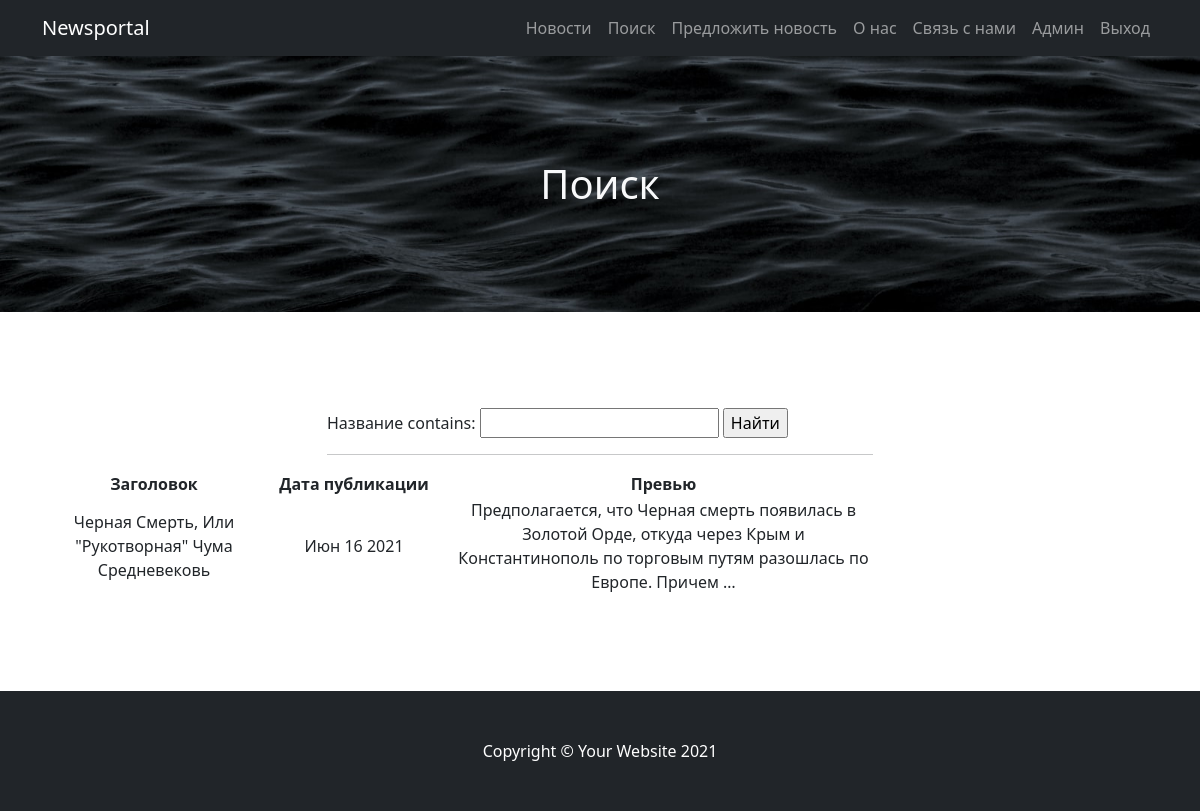
The page /news/search/ on the database as committed earlier.
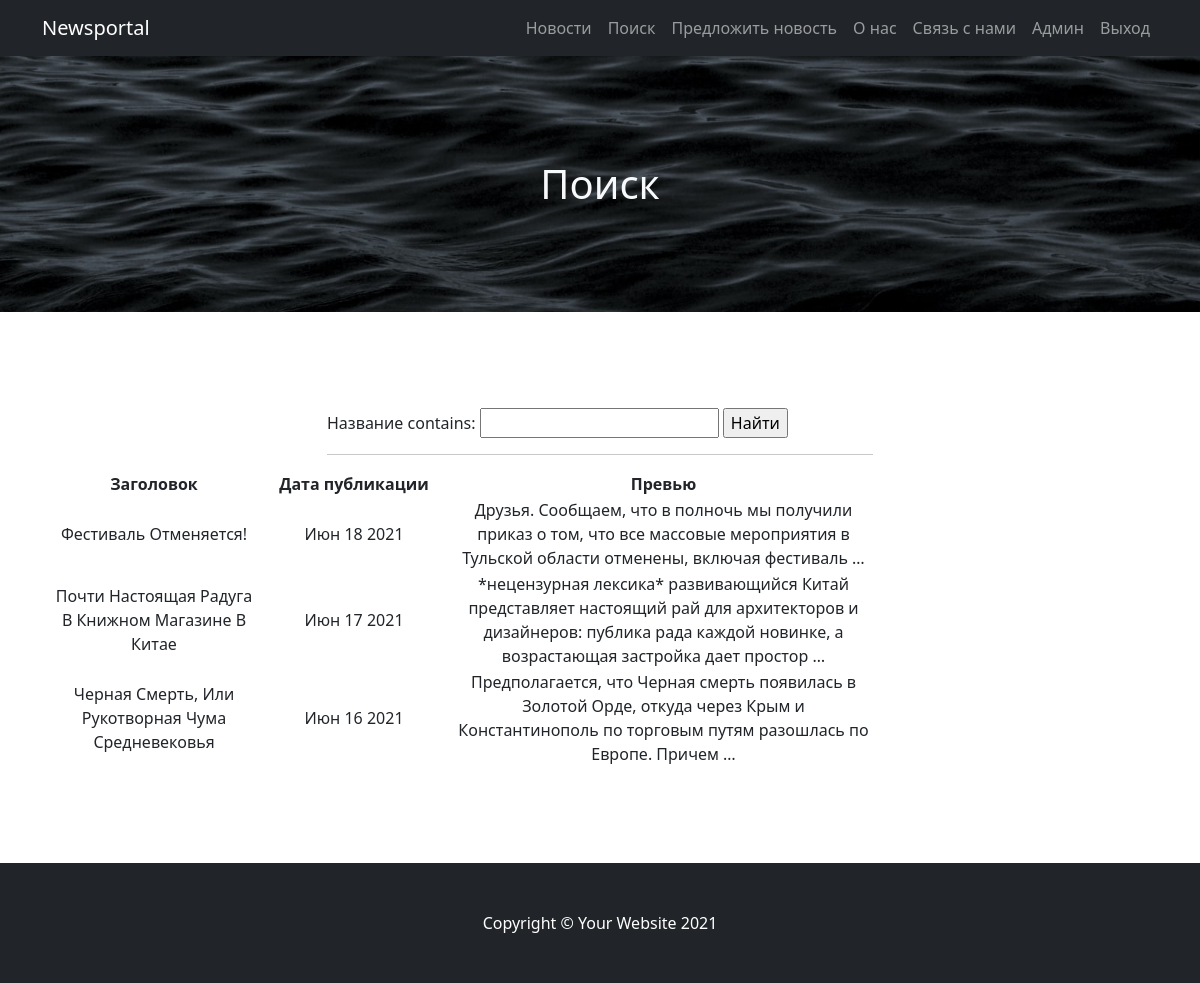
The same page on the database as committed later.
### news/models.py (models this page shows, shortened)
class Post(models.Model):  # Модель, содержащая объекты всех постов
    news = 'NW'
    article = 'AT'
    CHOICE = [
        (news, 'Новость'),
        (article, 'Статья')
    ]
    author = models.ForeignKey(Author, on_delete=models.PROTECT, verbose_name='Автор')
    kind = models.CharField(max_length=2, choices=CHOICE, default=news, verbose_name='Тип поста')
    created_at = models.DateTimeField(auto_now_add=True, verbose_name='Дата добавления')
    category = models.ManyToManyField(Category, through='PostCategory', verbose_name='Категория')
    title = models.CharField(max_length=50, verbose_name='Название')
    text = models.TextField(verbose_name='Текст')
    rating = models.IntegerField(default=0, verbose_name='Рейтинг')
    class Meta:
        verbose_name = 'Новость'
        verbose_name_plural = 'Новости'

### news/views.py (the view)
# urls.py: path('search/', PostSearch.as_view()),
class PostSearch(ListView):
    model = Post  # указываем модель, объекты которой мы будем выводить
    template_name = 'search.html'  # указываем имя шаблона, показывающий как именно выводить страницу (HTML)
    context_object_name = 'posts'  # имя списка с объектами (нужен, чтобы обратиться к нему в HTML)
    queryset = Post.objects.order_by('-created_at')  # то в каком порядке мы выводим элементы (сначала новые)
    def get_context_data(self, **kwargs):  # забираем отфильтрованные объекты
        context = super().get_context_data(**kwargs)
        context['filter'] = PostFilter(self.request.GET,
                                       queryset=self.get_queryset())  # вписываем наш фильтр в контекст
        return context

### news/templatetags/censor.py (called while the page is built)
@register.filter(name='censor')  # регистрируем фильтр как фильтр
def censor(value):
    censor_list = ['Бурно']
    if isinstance(value, str):  # проверяем, что значение - строка
        value = value.split()  # разбиваем на слова
        new_value = []
        for word in value:
            if word in censor_list:  # если слово в цензор-списке, цензурируем
                new_value += '*нецензурная лексика*' + ' '
            else:
                new_value += word + ' '
        new_value = "".join(new_value)
        return str(new_value)  # возвращаем цензурированное значение
    else:
        raise ValueError(f'Нельзя приминить этот фильтр не к строке')  # кидаем ошибку, если применяется не к строке

### templates/search.html (shortened to what this page needs)
{% extends 'flatpages/default.html' %}
{% load censor %}
{% block header %}
Поиск
{% endblock header %}
{% block content %}
<form method="GET">
    {{ filter.form }}
    <input type="submit" value="Найти">
</form>
<hr>
    {% if posts %}
        <table width="150%" align="right">
            <tr>
                <td width=200>
                    <b> Заголовок </b>
                </td>
                <td width=200>
                    <b> Дата публикации </b>
                </td>
                <td>
                    <b> Превью </b>
                </td>
            </tr>
            {% for post in filter.qs %}
            <tr>
                <td>
                    {{ post.title|title }}
                </td>
                <td>
                    {{ post.created_at|date:'M d Y' }}
                </td>
                <td>
                    {{post.text|censor|truncatewords:20}}
                </td>
            </tr>
            {% endfor %}
        </table>
    {% endif %}
{% endblock content %}

Rows that differ between the two databases and show on the page:
added Post: title "Фестиваль Отменяется!", created_at "Июн 18 2021", text|censor "Друзья. Сообщаем, что в полночь мы получили приказ о том, что все массовые мероприятия в Тульской области отменены, включая фестиваль …"
added Post: title "Почти Настоящая Радуга В Книжном Магазине В Китае", created_at "Июн 17 2021", text|censor "*нецензурная лексика* развивающийся Китай представляет настоящий рай для архитекторов и дизайнеров: публика рада каждой новинке, а возрастающая застройка дает простор …"
changed Post: title "Черная Смерть, Или \"Рукотворная\" Чума Средневековь" → "Черная Смерть, Или Рукотворная Чума Средневековья"
